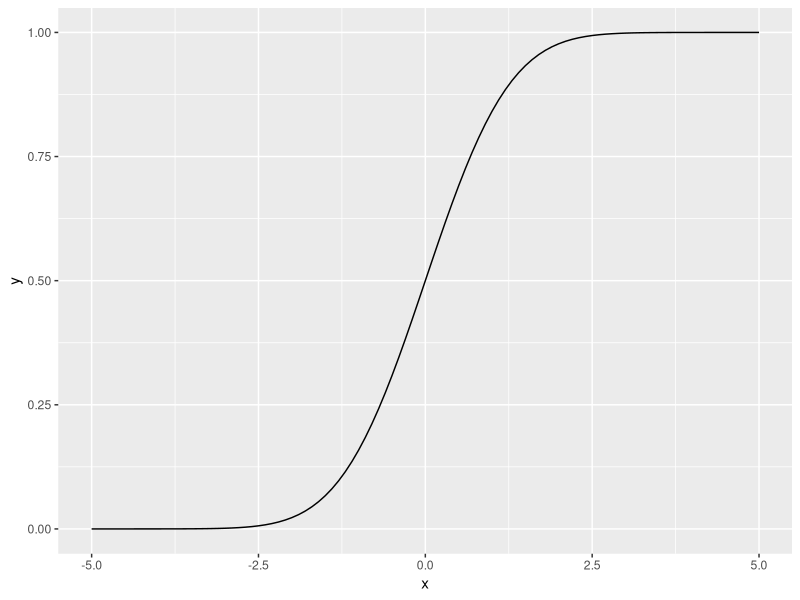
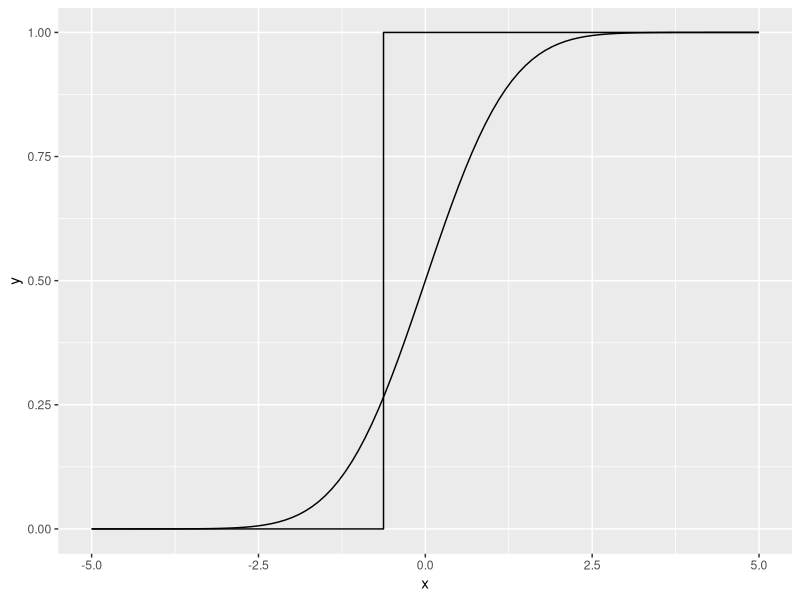
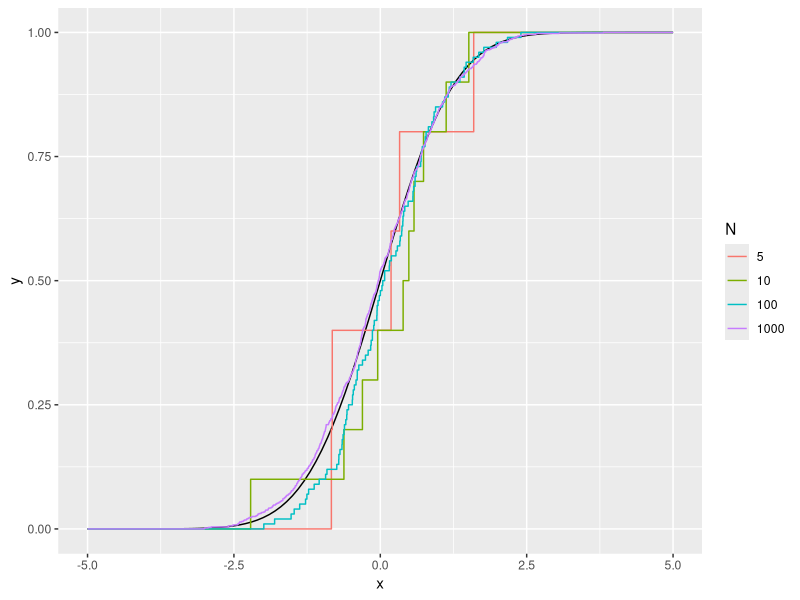

The R source for these figures, in order:
## ---- chunk 1
togs <- F
library(ggplot2)
library(dplyr)
library(reshape2)
library(tidyr)
# togs <- FALSE
## ---- chunk 2
library(ggplot2)
set.seed(1)
ggplot(data = data.frame(x = seq(-5, 5, by = 0.01))) +
  # stat_function(aes(x = x), fun = pbeta, args = list(shape1 = 1, shape2 = 2))
  stat_function(aes(x = x), fun = pnorm, args = list(mean = 0, sd = 1))

one_samp <- rnorm(1)
X        <- data.frame(x = c(-5, one_samp, 5), y = c(0,1,1))
ggplot(data = data.frame(x = seq(-5, 5, by = 0.01))) +
  # stat_function(aes(x = x), fun = pbeta, args = list(shape1 = 1, shape2 = 2))
  stat_function(aes(x = x), fun = pnorm, args = list(mean = 0, sd = 1)) +
  geom_step(data = X, aes(x = x, y = y))

N <- c(5, 10, 100, 1000)
X <- NULL
for (n in N) {
  tmp   <- rnorm(n)
  tmp_X <- data.frame(x = c(-5, sort(tmp), 5), y = c(0, seq(1/n, 1, by = 1/n), 1), n = n)
  X     <- rbind(X, tmp_X)
}
ggplot(data = data.frame(x = seq(-5, 5, by = 0.01))) +
  # stat_function(aes(x = x), fun = pbeta, args = list(shape1 = 1, shape2 = 2))
  stat_function(aes(x = x), fun = pnorm, args = list(mean = 0, sd = 1)) +
  geom_step(data = X, aes(x = x, y = y, color = as.factor(n))) +
  labs(color = "N")
